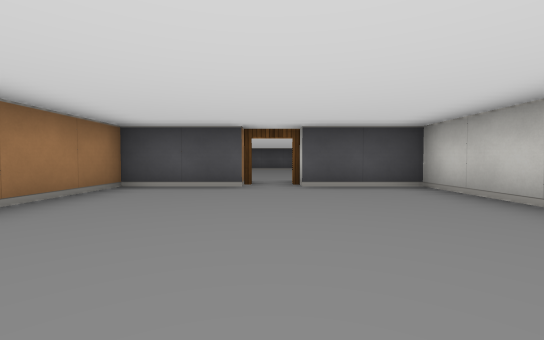
[1] (above)

21 first-person views from a walk through a cub3D maze. The camera is about half as high as the walls, tilts 2° down and sees 90° across. The floor is counted in squares. Each view is taken from the middle of a square. On the plan, view 1 faces up. The plan holds only what a view shows up to about 9 squares ahead; the rest is blank.

[2]
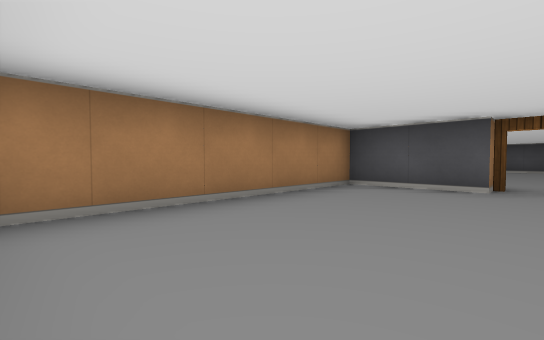

[3]
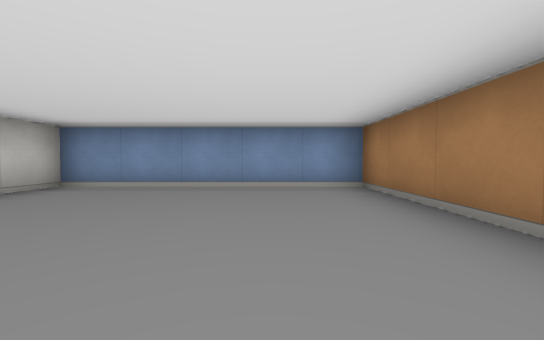

[4]
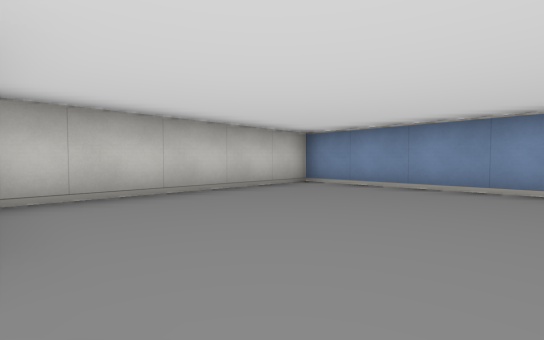

[5]
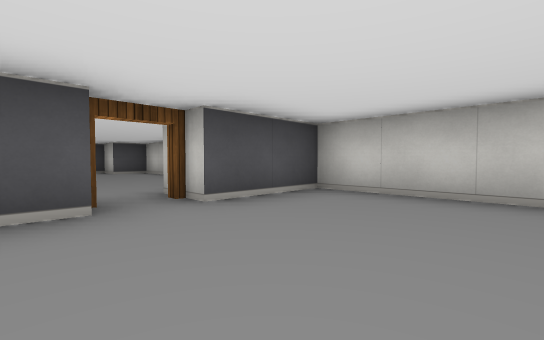

[6]
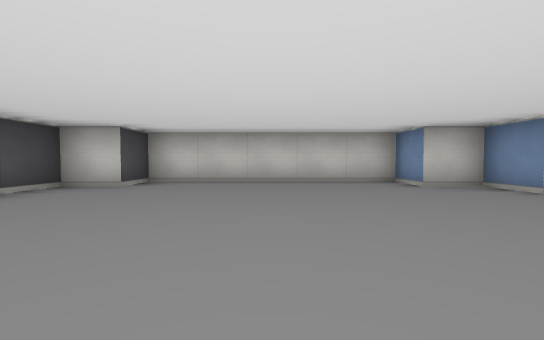

[7]
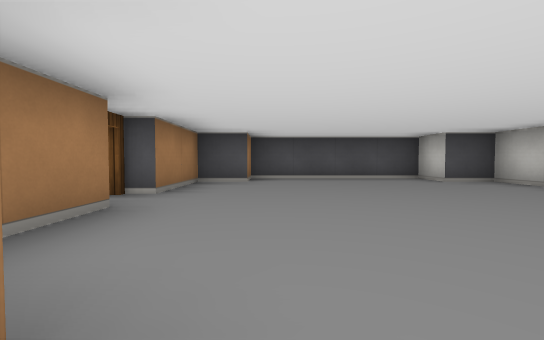

[8]
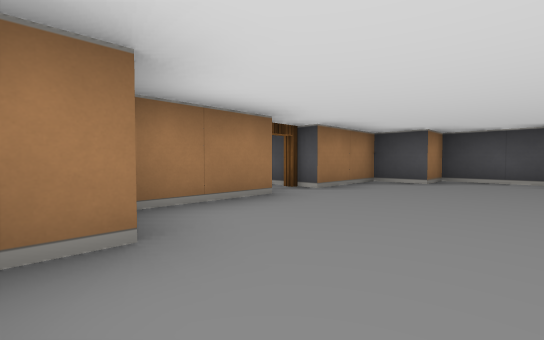

[9]
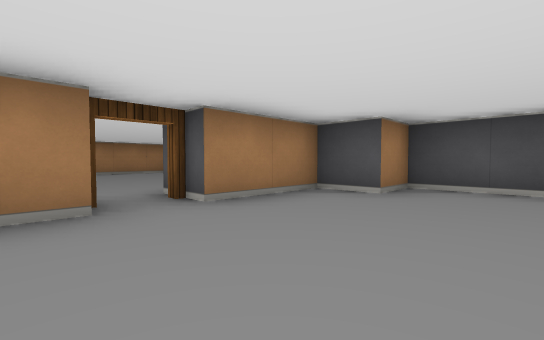

[10]
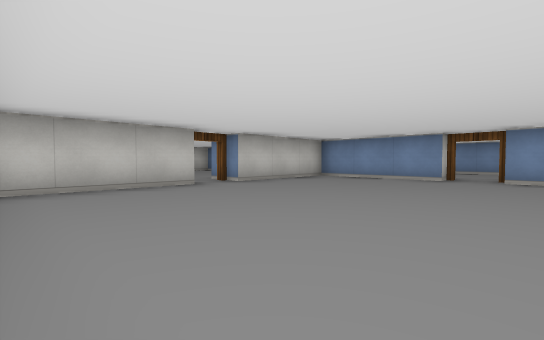

[11]
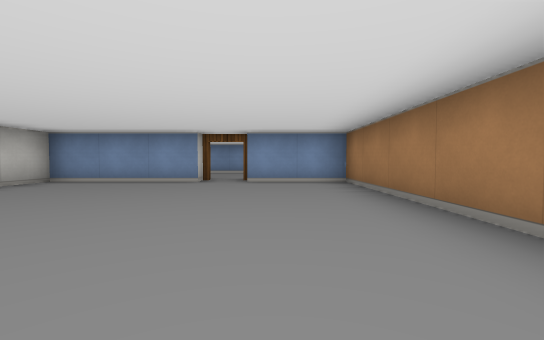

[12]
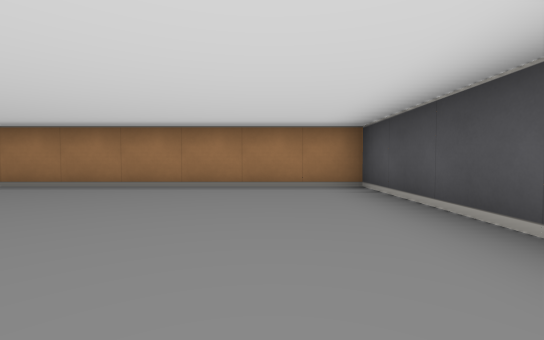

[13]
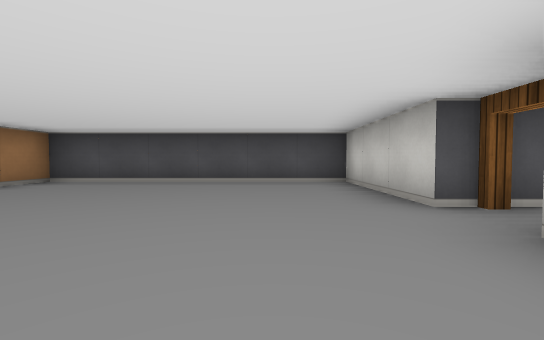

[14]
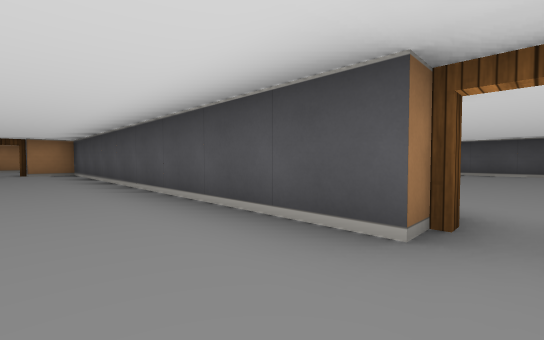

[15]
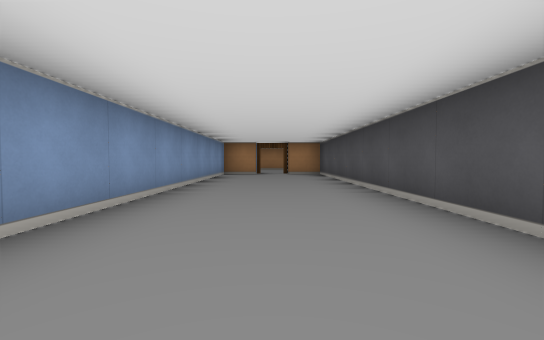

[16]
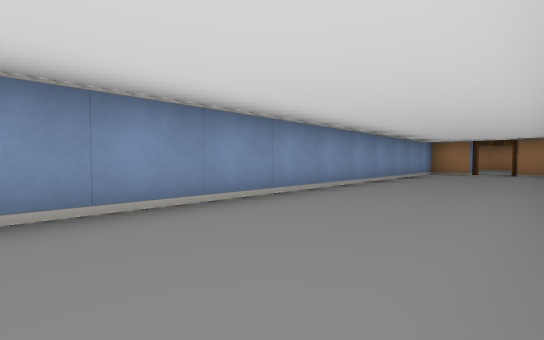

[17]
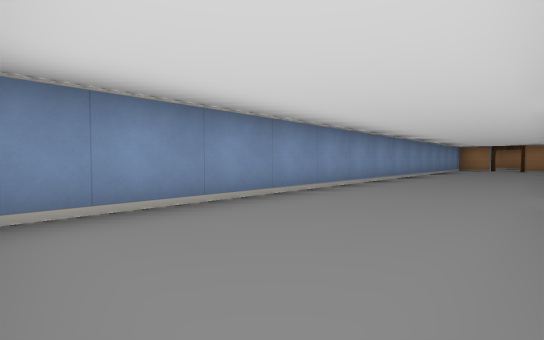

[18]
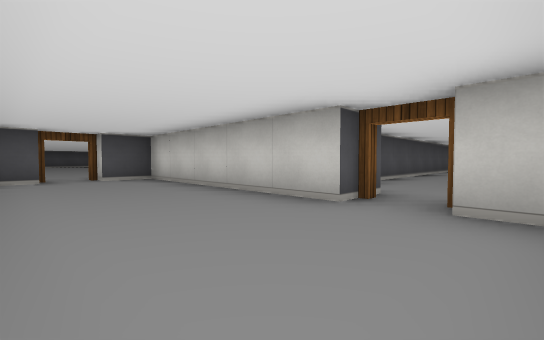

[19]
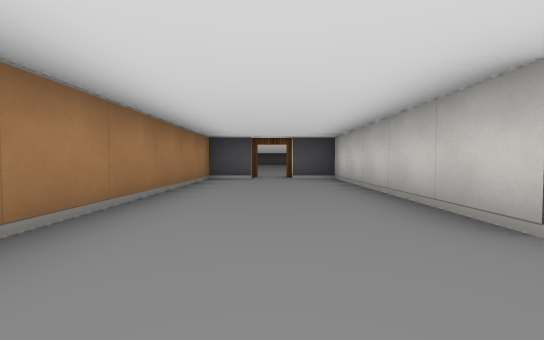

[20]
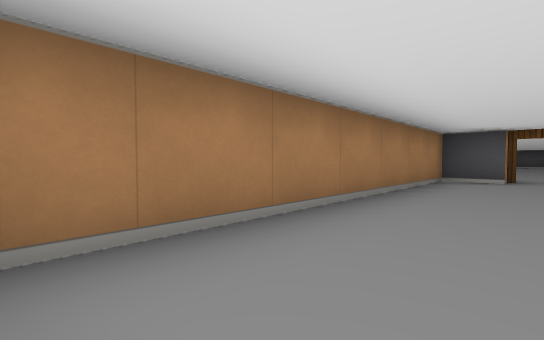

[21]
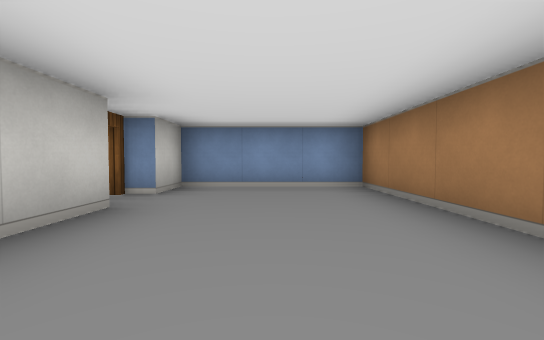

### Floor plan
Ten units are one square. View 1 is at (0, 0); x grows to the right and y downward. Boxes are objects, and circles mark ways between rooms. Rooms are numbered by the first view taken in them; rooms with no view inside come last. Other rooms are left out.
<svg viewBox="-220 -130 250 140">
<path fill="none" stroke="#000" d="M-5 -45 -25 -45 -25 5 25 5 25 -45 5 -45M-35 -85 -35 -68M-25 -66 -25 -59M5 -55 15 -55 15 -65 25 -65 25 -115 15 -115 15 -125 -25 -125 -25 -115 -35 -115 -35 -95M-75 -55 -45 -55 -45 -85M-45 -95 -45 -125 -105 -125 -105 -55 -85 -55M-85 -45 -175 -45 -175 -35M-175 -25 -175 -15 -39 -15M-185 -35 -185 -85 -195 -85M-205 -85 -215 -85 -215 -15 -185 -15 -185 -25"/>
<circle cx="0" cy="-50" r="3" fill="#2a7"/>
<circle cx="-40" cy="-90" r="3" fill="#2a7"/>
<circle cx="-80" cy="-50" r="3" fill="#2a7"/>
<circle cx="-180" cy="-30" r="3" fill="#2a7"/>
<text x="0" y="-20">1</text>
<text x="-10" y="-90">2</text>
<text x="-80" y="-90">3</text>
<text x="-110" y="-30">4</text>
<text x="-200" y="-50">5</text>
</svg>
Room 1 opens to room 2. Room 2 opens to room 3. Room 3 opens to room 4. Room 4 opens to room 5.

Where each view was taken, in squares from view 1:
view 1: 0 up, 0 right, facing up
view 2: 0 up, 0 right, facing up-left
view 3: 4 up, 1 left, facing down
view 4: 4 up, 1 left, facing down-right
view 5: 2 up, 1 left, facing up-right
view 6: 9 up, 3 left, facing right
view 7: 6 up, 2 left, facing up
view 8: 6 up, 1 left, facing up-left
view 9: 8 up, 1 left, facing up-left
view 10: 12 up, 9 left, facing down-right
view 11: 11 up, 9 left, facing down
view 12: 11 up, 6 left, facing left
view 13: 7 up, 6 left, facing up
view 14: 3 up, 8 left, facing up-left
view 15: 3 up, 9 left, facing left
view 16: 4 up, 8 left, facing down-left
view 17: 4 up, 4 left, facing down-left
view 18: 2 up, 21 left, facing up-right
view 19: 2 up, 20 left, facing up
view 20: 2 up, 20 left, facing up-left
view 21: 6 up, 20 left, facing down
